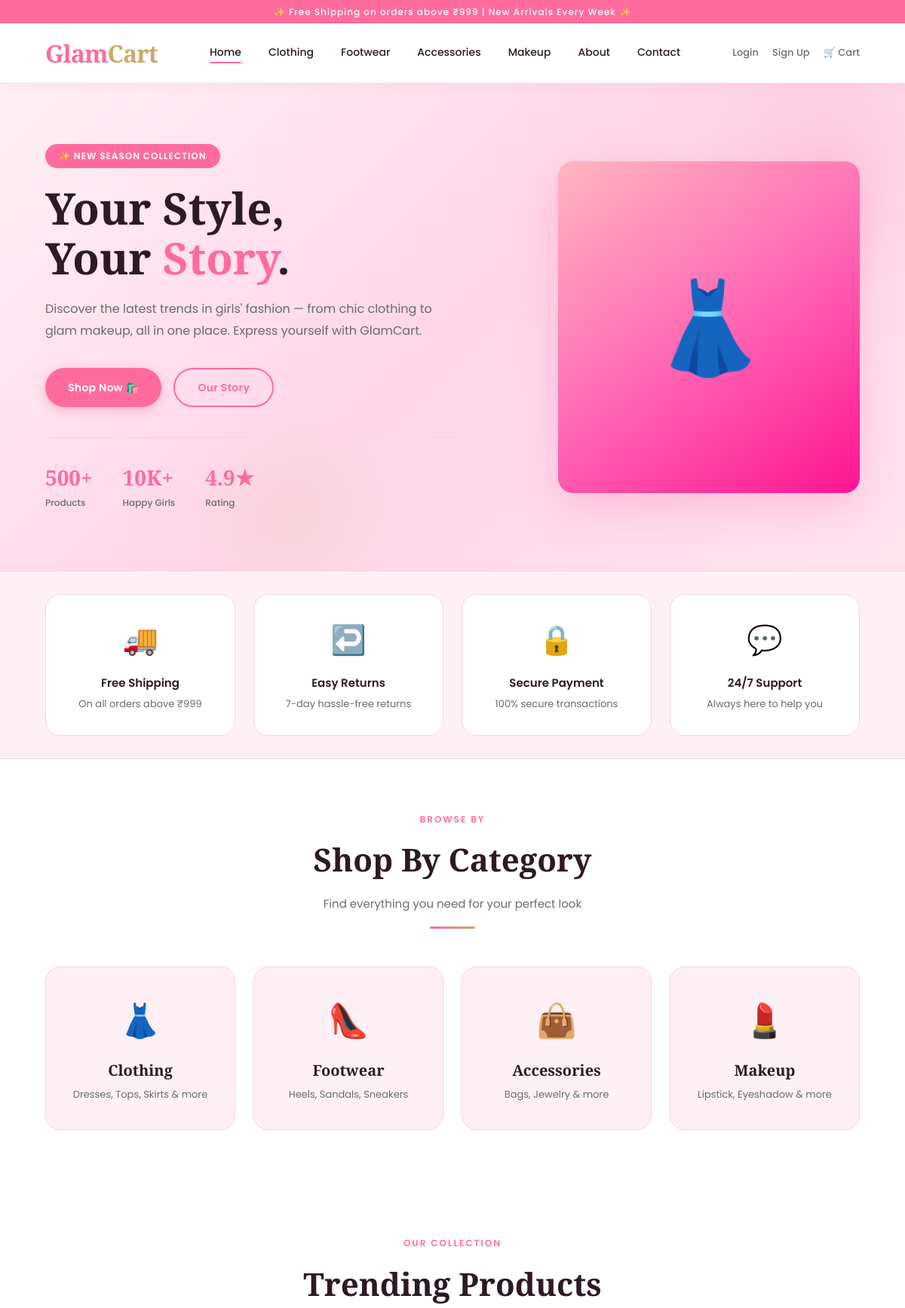
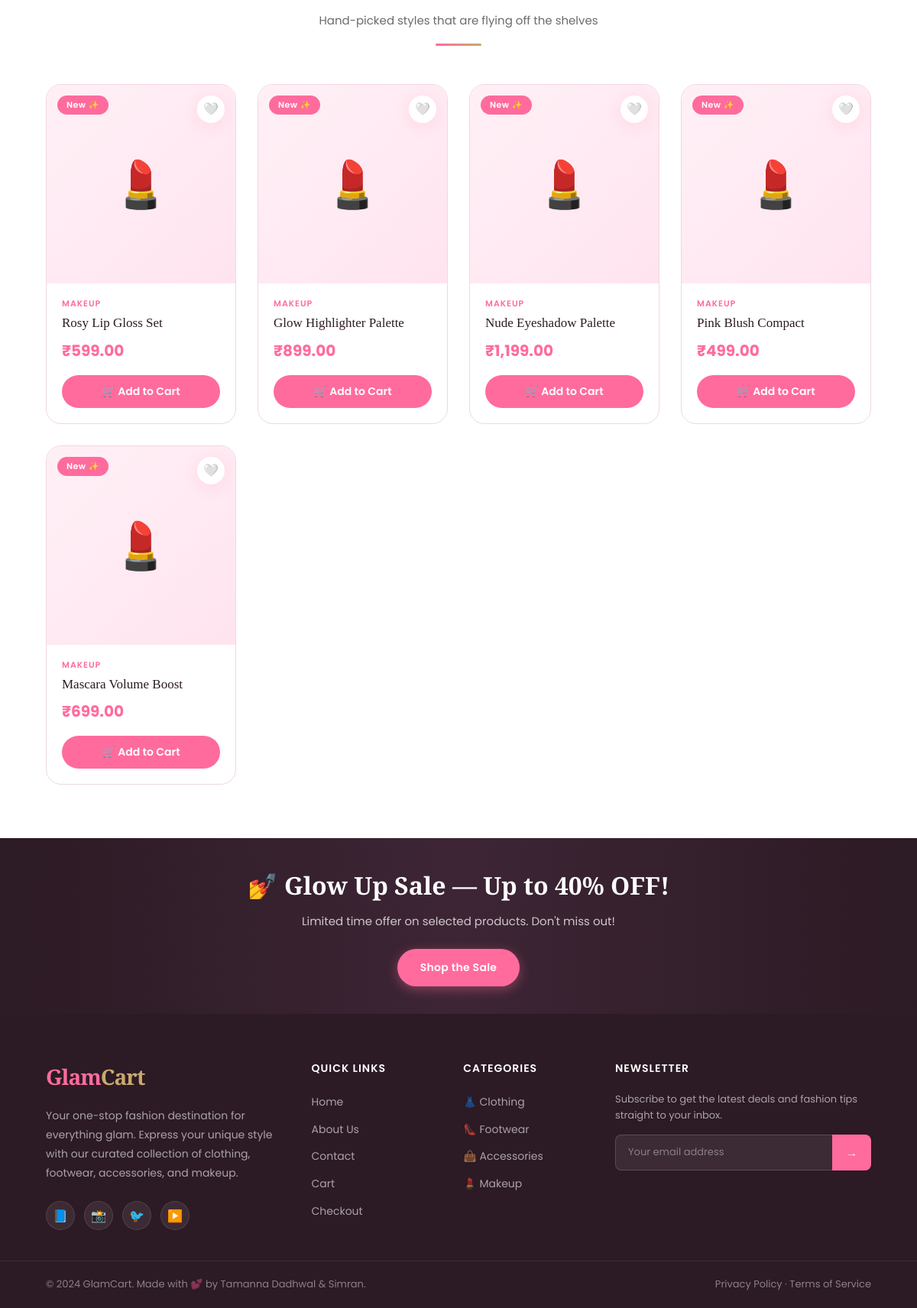
/index.php?cat=4, run on the app's committed database (2 pictures, top to bottom).
### tables this page shows
CREATE TABLE IF NOT EXISTS products (
    id INT AUTO_INCREMENT PRIMARY KEY,
    name VARCHAR(200) NOT NULL,
    description TEXT,
    price DECIMAL(10,2) NOT NULL,
    image VARCHAR(255) NOT NULL,
    category_id INT,
    stock INT DEFAULT 10,
    created_at TIMESTAMP DEFAULT CURRENT_TIMESTAMP,
    FOREIGN KEY (category_id) REFERENCES categories(id) ON DELETE SET NULL
);

CREATE TABLE IF NOT EXISTS categories (
    id INT AUTO_INCREMENT PRIMARY KEY,
    name VARCHAR(100) NOT NULL
);

### index.php (the view, shortened to what this page needs)
<?php
require_once 'db.php';
$products_result = mysqli_query($conn, "
    SELECT p.*, c.name AS category_name
    FROM products p
    LEFT JOIN categories c ON p.category_id = c.id
    ORDER BY p.created_at DESC
    LIMIT 8
");
?>
<!DOCTYPE html>
<html lang="en">
<head>
    <link rel="stylesheet" href="style.css">
</head>
<body>
<header>
    <div class="nav-top">✨ Free Shipping on orders above ₹999 | New Arrivals Every Week ✨</div>
    <div class="navbar">
        <a href="index.php" class="logo">Glam<span>Cart</span></a>
        <nav class="nav-links">
            <a href="index.php" class="active">Home</a>
            <a href="index.php?cat=1">Clothing</a>
            <a href="index.php?cat=2">Footwear</a>
            <a href="index.php?cat=3">Accessories</a>
            <a href="index.php?cat=4">Makeup</a>
            <a href="about.php">About</a>
            <a href="contact.php">Contact</a>
        </nav>
        <div class="nav-actions">
            <?php if (isset($_SESSION['user_id'])): ?>
                <a href="#">👋 <?php echo htmlspecialchars($_SESSION['user_name']); ?></a>
                <?php if ($_SESSION['user_role'] === 'admin'): ?>
                    <a href="admin.php">🛠 Admin</a>
                <?php endif; ?>
                <a href="logout.php">Logout</a>
            <?php else: ?>
                <a href="login.php">Login</a>
                <a href="signup.php">Sign Up</a>
            <?php endif; ?>
            <a href="cart.php">
                🛒 Cart
            </a>
        </div>
    </div>
</header>
<section class="hero">
    <div class="hero-content">
        <span class="hero-badge">✨ New Season Collection</span>
        <h1>Your Style,<br>Your <span>Story</span>.</h1>
        <p>Discover the latest trends in girls' fashion — from chic clothing to glam makeup, all in one place. Express yourself with GlamCart.</p>
        <div class="hero-btns">
            <a href="#products" class="btn btn-primary">Shop Now 🛍️</a>
            <a href="about.php" class="btn btn-outline">Our Story</a>
        </div>
        <div class="hero-stats">
            <div class="hero-stat">
                <h3>500+</h3>
                <p>Products</p>
            </div>
            <div class="hero-stat">
                <h3>10K+</h3>
                <p>Happy Girls</p>
            </div>
            <div class="hero-stat">
                <h3>4.9★</h3>
                <p>Rating</p>
            </div>
        </div>
    </div>
    <div class="hero-image">
        <div style="width:400px;height:440px;background:linear-gradient(145deg,#FFB6C1,#FF69B4,#FF1493);border-radius:20px;display:flex;align-items:center;justify-content:center;font-size:120px;box-shadow:0 20px 60px rgba(255,105,180,0.3);">
            👗
        </div>
    </div>
</section>
<div style="background:var(--pink-pale);border-top:1px solid var(--border);border-bottom:1px solid var(--border);">
    <div class="section" style="padding-top:30px;padding-bottom:30px;">
        <div class="features-grid">
            <div class="feature-card">
                <div class="icon">🚚</div>
                <h4>Free Shipping</h4>
                <p>On all orders above ₹999</p>
            </div>
            <div class="feature-card">
                <div class="icon">↩️</div>
                <h4>Easy Returns</h4>
                <p>7-day hassle-free returns</p>
            </div>
            <div class="feature-card">
                <div class="icon">🔒</div>
                <h4>Secure Payment</h4>
                <p>100% secure transactions</p>
            </div>
            <div class="feature-card">
                <div class="icon">💬</div>
                <h4>24/7 Support</h4>
                <p>Always here to help you</p>
            </div>
        </div>
    </div>
</div>
<div class="section">
    <div class="section-header">
        <span class="section-label">Browse By</span>
        <h2>Shop By Category</h2>
        <p>Find everything you need for your perfect look</p>
        <div class="divider"></div>
    </div>
    <div class="categories-grid">
        <a href="index.php?cat=1" class="category-card">
            <span class="category-icon">👗</span>
            <h3>Clothing</h3>
            <p>Dresses, Tops, Skirts & more</p>
        </a>
        <a href="index.php?cat=2" class="category-card">
            <span class="category-icon">👠</span>
            <h3>Footwear</h3>
            <p>Heels, Sandals, Sneakers</p>
        </a>
        <a href="index.php?cat=3" class="category-card">
            <span class="category-icon">👜</span>
            <h3>Accessories</h3>
            <p>Bags, Jewelry & more</p>
        </a>
        <a href="index.php?cat=4" class="category-card">
            <span class="category-icon">💄</span>
            <h3>Makeup</h3>
            <p>Lipstick, Eyeshadow & more</p>
        </a>
    </div>
</div>
<div class="section" id="products">
    <div class="section-header">
        <span class="section-label">Our Collection</span>
        <h2>Trending Products</h2>
        <p>Hand-picked styles that are flying off the shelves</p>
        <div class="divider"></div>
    </div>
    <?php
    if (isset($_GET['cat']) && is_numeric($_GET['cat'])) {
        $cat_id = (int)$_GET['cat'];
        $products_result = mysqli_query($conn, "
            SELECT p.*, c.name AS category_name
            FROM products p
            LEFT JOIN categories c ON p.category_id = c.id
            WHERE p.category_id = $cat_id
            ORDER BY p.created_at DESC
        ");
    }
    ?>
    <div class="products-grid">
        <?php if (mysqli_num_rows($products_result) > 0):
            while ($product = mysqli_fetch_assoc($products_result)):
                $cat_emoji = ['1'=>'👗','2'=>'👠','3'=>'👜','4'=>'💄'];
                $emoji = $cat_emoji[$product['category_id']] ?? '🛍️';
        ?>
        <div class="product-card">
            <div class="product-img-wrap">
                <?php if (file_exists($product['image'])): ?>
                    <img src="<?php echo htmlspecialchars($product['image']); ?>"
                         alt="<?php echo htmlspecialchars($product['name']); ?>">
                <?php else: ?>
                    <div class="placeholder-img"><?php echo $emoji; ?></div>
                <?php endif; ?>
                <span class="product-badge">New ✨</span>
                <button class="product-wishlist">🤍</button>
            </div>
            <div class="product-info">
                <div class="product-category"><?php echo htmlspecialchars($product['category_name']); ?></div>
                <div class="product-name"><?php echo htmlspecialchars($product['name']); ?></div>
                <div class="product-price">
                    ₹<?php echo number_format($product['price'], 2); ?>
                </div>
                <form method="POST" action="cart.php">
                    <button type="submit" class="add-to-cart-btn">
                        🛒 Add to Cart
                    </button>
                </form>
            </div>
        </div>
        <?php endwhile;
        endif; ?>
    </div>
</div>
<div class="promo-strip">
    <h2>💅 Glow Up Sale — Up to 40% OFF!</h2>
    <p>Limited time offer on selected products. Don't miss out!</p>
    <a href="#products" class="btn btn-primary">Shop the Sale</a>
</div>
<footer>
    <div class="footer-main">
        <div class="footer-brand">
            <span class="logo">Glam<span>Cart</span></span>
            <p>Your one-stop fashion destination for everything glam. Express your unique style with our curated collection of clothing, footwear, accessories, and makeup.</p>
            <div class="social-links">
                <a href="#">📘</a>
                <a href="#">📸</a>
                <a href="#">🐦</a>
                <a href="#">▶️</a>
            </div>
        </div>
        <div class="footer-col">
            <h4>Quick Links</h4>
            <ul>
                <li><a href="index.php">Home</a></li>
                <li><a href="about.php">About Us</a></li>
                <li><a href="contact.php">Contact</a></li>
                <li><a href="cart.php">Cart</a></li>
                <li><a href="checkout.php">Checkout</a></li>
            </ul>
        </div>
        <div class="footer-col">
            <h4>Categories</h4>
            <ul>
                <li><a href="index.php?cat=1">👗 Clothing</a></li>
                <li><a href="index.php?cat=2">👠 Footwear</a></li>
                <li><a href="index.php?cat=3">👜 Accessories</a></li>
                <li><a href="index.php?cat=4">💄 Makeup</a></li>
            </ul>
        </div>
        <div class="footer-col footer-newsletter">
            <h4>Newsletter</h4>
            <p>Subscribe to get the latest deals and fashion tips straight to your inbox.</p>
            <div class="newsletter-form">
                <input type="email" placeholder="Your email address">
                <button>→</button>
            </div>
        </div>
    </div>
    <div class="footer-bottom">
        <p>© 2024 GlamCart. Made with 💕 by Tamanna Dadhwal & Simran.</p>
        <p>Privacy Policy · Terms of Service</p>
    </div>
</footer>
</body>
</html>

### data on the page
products: category "💄", category.name "MAKEUP", name "Rosy Lip Gloss Set", price "599.00"
products: category "💄", category.name "MAKEUP", name "Glow Highlighter Palette", price "899.00"
products: category "💄", category.name "MAKEUP", name "Nude Eyeshadow Palette", price "1,199.00"
products: category "💄", category.name "MAKEUP", name "Pink Blush Compact", price "499.00"
products: category "💄", category.name "MAKEUP", name "Mascara Volume Boost", price "699.00"
